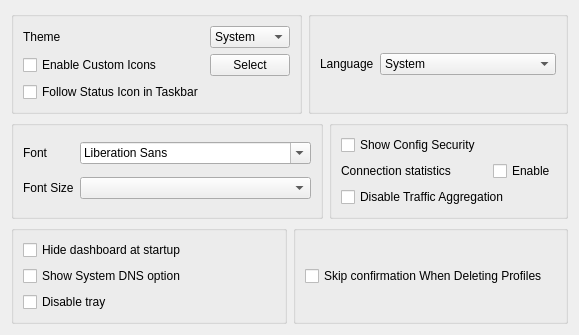
     <widget class="QWidget" name="tab_2">
      <attribute name="title">
       <string>Style</string>
      </attribute>
      <layout class="QGridLayout" name="gridLayout_5">
       <item row="2" column="0">
        <layout class="QHBoxLayout" name="style_h_2">
         <item>
          <widget class="QGroupBox" name="traffic_statistics_box">
           <layout class="QGridLayout" name="gridLayout_8">
            <item row="0" column="0">
             <widget class="QLabel" name="label_2">
              <property name="text">
               <string>Font</string>
              </property>
             </widget>
            </item>
            <item row="0" column="1">
             <widget class="QFontComboBox" name="font"/>
            </item>
            <item row="1" column="0">
             <widget class="QLabel" name="label_5">
              <property name="text">
               <string>Font Size</string>
              </property>
             </widget>
            </item>
            <item row="1" column="1">
             <widget class="QComboBox" name="font_size"/>
            </item>
           </layout>
          </widget>
         </item>
         <item>
          <widget class="QGroupBox" name="connection_statistics_box">
           <layout class="QGridLayout" name="gridLayout_11">
            <item row="1" column="0">
             <widget class="QLabel" name="label_9">
              <property name="text">
               <string>Connection statistics</string>
              </property>
             </widget>
            </item>
            <item row="1" column="2">
             <widget class="QCheckBox" name="connection_statistics">
              <property name="text">
               <string>Enable</string>
              </property>
             </widget>
            </item>
            <item row="2" column="0" colspan="3">
             <widget class="QCheckBox" name="disable_traffic_aggregation">
              <property name="toolTip">
               <string>&lt;html&gt;&lt;head/&gt;&lt;body&gt;&lt;p&gt;Fully disables the traffic aggregation feature (per-config and per-app usage history kept in a separate database, shown in the Traffic Stats dashboard). Does not affect the per-profile traffic counters in the main window.&lt;/p&gt;&lt;/body&gt;&lt;/html&gt;</string>
              </property>
              <property name="text">
               <string>Disable Traffic Aggregation</string>
              </property>
             </widget>
            </item>
            <item row="0" column="0">
             <widget class="QCheckBox" name="show_config_security">
              <property name="toolTip">
               <string>&lt;html&gt;&lt;head/&gt;&lt;body&gt;&lt;p&gt;Show each config's security next to its type in the proxy list, e.g. &quot;Trojan (WebSocket+TLS)&quot;. Insecure configs are marked with a warning sign.&lt;/p&gt;&lt;/body&gt;&lt;/html&gt;</string>
              </property>
              <property name="text">
               <string>Show Config Security</string>
              </property>
             </widget>
            </item>
           </layout>
          </widget>
         </item>
        </layout>
       </item>
       <item row="3" column="0">
        <layout class="QHBoxLayout" name="style_h_3">
         <item>
          <widget class="QGroupBox" name="horizontalGroupBox_5">
           <layout class="QVBoxLayout" name="verticalLayout_5">
            <item>
             <widget class="QCheckBox" name="start_minimal">
              <property name="sizePolicy">
               <sizepolicy hsizetype="Preferred" vsizetype="Fixed">
                <horstretch>0</horstretch>
                <verstretch>0</verstretch>
               </sizepolicy>
              </property>
              <property name="text">
               <string>Hide dashboard at startup</string>
              </property>
             </widget>
            </item>
            <item>
             <widget class="QCheckBox" name="show_sys_dns">
              <property name="text">
               <string>Show System DNS option</string>
              </property>
             </widget>
            </item>
            <item>
             <widget class="QCheckBox" name="disable_tray">
              <property name="sizePolicy">
               <sizepolicy hsizetype="Preferred" vsizetype="Fixed">
                <horstretch>0</horstretch>
                <verstretch>0</verstretch>
               </sizepolicy>
              </property>
              <property name="toolTip">
               <string>Prevents the app from minimizing to the tray when the window is closed. The app will exit instead</string>
              </property>
              <property name="text">
               <string>Disable tray</string>
              </property>
             </widget>
            </item>
           </layout>
          </widget>
         </item>
         <item>
          <widget class="QGroupBox" name="groupBox_2">
           <layout class="QHBoxLayout" name="horizontalLayout_23">
            <item>
             <widget class="QCheckBox" name="skip_delete_confirm">
              <property name="text">
               <string>Skip confirmation When Deleting Profiles</string>
              </property>
             </widget>
            </item>
           </layout>
          </widget>
         </item>
        </layout>
       </item>
       <item row="0" column="0">
        <layout class="QHBoxLayout" name="style_h_1">
         <item>
          <widget class="QGroupBox" name="groupBox">
           <layout class="QGridLayout" name="gridLayout_10">
            <item row="0" column="0">
             <widget class="QLabel" name="label_8">
              <property name="sizePolicy">
               <sizepolicy hsizetype="Maximum" vsizetype="Maximum">
                <horstretch>0</horstretch>
                <verstretch>0</verstretch>
               </sizepolicy>
              </property>
              <property name="text">
               <string>Theme</string>
              </property>
             </widget>
            </item>
            <item row="0" column="1">
             <widget class="QComboBox" name="theme">
              <item>
               <property name="text">
                <string notr="true">System</string>
               </property>
              </item>
             </widget>
            </item>
            <item row="1" column="1">
             <widget class="QPushButton" name="select_custom_icon">
              <property name="text">
               <string>Select</string>
              </property>
             </widget>
            </item>
            <item row="1" column="0">
             <widget class="QCheckBox" name="enable_custom_icon">
              <property name="text">
               <string>Enable Custom Icons</string>
              </property>
             </widget>
            </item>
            <item row="2" column="0">
             <widget class="QCheckBox" name="follow_status_in_taskbar">
              <property name="toolTip">
               <string>Follow the connection status icon in the dock/taskbar. When off, it always shows the Throned icon</string>
              </property>
              <property name="text">
               <string>Follow Status Icon in Taskbar</string>
              </property>
             </widget>
            </item>
           </layout>
          </widget>
         </item>
         <item>
          <widget class="QGroupBox" name="groupBox2">
           <layout class="QGridLayout" name="gridLayout_4">
            <item row="0" column="2">
             <widget class="QComboBox" name="language">
              <item>
               <property name="text">
                <string notr="true">System</string>
               </property>
              </item>
              <item>
               <property name="text">
                <string notr="true">English</string>
               </property>
              </item>
              <item>
               <property name="text">
                <string notr="true">简体中文</string>
               </property>
              </item>
              <item>
               <property name="text">
                <string notr="true">فارسی</string>
               </property>
              </item>
              <item>
               <property name="text">
                <string notr="true">Русский</string>
               </property>
              </item>
             </widget>
            </item>
            <item row="0" column="0">
             <widget class="QLabel" name="label_15">
              <property name="sizePolicy">
               <sizepolicy hsizetype="Maximum" vsizetype="Maximum">
                <horstretch>0</horstretch>
                <verstretch>0</verstretch>
               </sizepolicy>
              </property>
              <property name="text">
               <string>Language</string>
              </property>
             </widget>
            </item>
           </layout>
          </widget>
         </item>
        </layout>
       </item>
      </layout>
     </widget>
